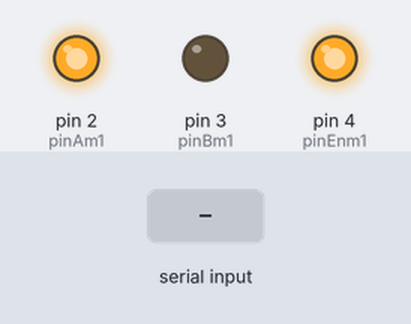
Simulated run of this sketch. Board: Arduino Uno, built with avr-gcc and run on an emulated ATmega328P. On the bench: output pins drawn as LEDs (lit = HIGH). Inputs (shaded band) come from the test bench. What the sketch prints to the serial monitor is not drawn.

Above: at 1.2 s.
1.3 s: "30,150\n" received over the second serial link
At 1.8 s:
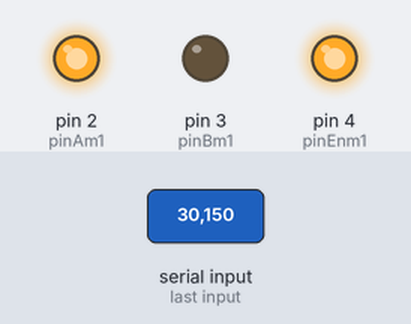
2.9 s: "90,45\n" received over the second serial link
At 3.3 s:
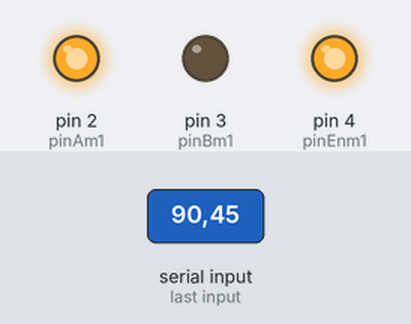
4.5 s: "5\n" received over the second serial link
At 5.5 s:
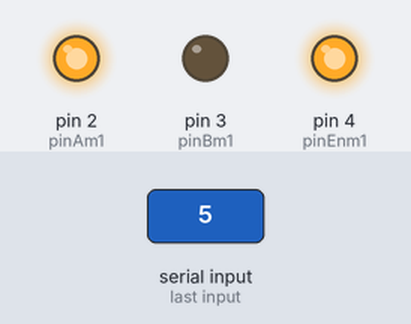
6.0 s: "200\n" received over the second serial link
At 6.7 s:
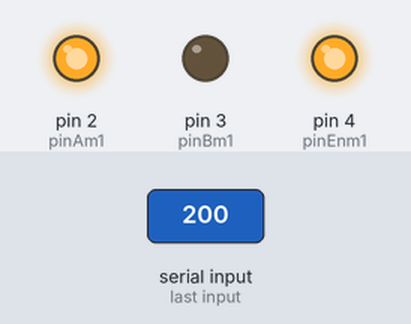
Timing chart, 0 to 8.5 s (numbered marks = the images above; inputs shaded):
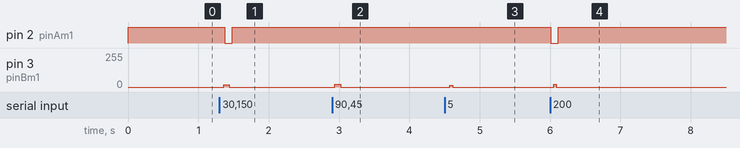

The sketch:

servoControl.ino
```cpp
#include <SoftwareSerial.h>

int pinAm1 = 2;
int pinBm1 = 3;
int pinEnm1 = 4;

int led = 13;
char in;
int steps = 226;
int dir;
int dis;
int len;
int moveM;
int pulseDelay;

int bluetoothTx = 9;  // TX-O pin of bluetooth mate
int bluetoothRx = 10;  // RX-I pin of bluetooth mate

SoftwareSerial bluetooth(bluetoothTx, bluetoothRx);

void setup() {
  Serial.begin(9600);
  pinMode(pinAm1, OUTPUT);
  pinMode(pinBm1, OUTPUT);
  pinMode(pinEnm1, OUTPUT);

  digitalWrite(pinEnm1, HIGH);

//  bluetooth.begin(115200); // The Bluetooth Mate defaults to 115200bps
//  bluetooth.print("$"); // Print three times individually
//  bluetooth.print("$");
//  bluetooth.print("$"); // Enter command mode
//  delay(100); // Short delay, wait for the Mate to send back CMD
//  bluetooth.println("U,19.2,N"); // Temporarily Change the baudrate to 9600, no parity
//  // 115200 can be too fast at times for NewSoftSerial to relay the data reliably
  bluetooth.begin(57600); // Start bluetooth serial at 9600
  bluetooth.setTimeout(50);
}

void loop() {

  // BLUETOOTH CONFIGURATION
  if(bluetooth.available() > 0)  // If the bluetooth sent any characters
  {
//    Serial.println(bluetooth.parseInt());;
    // Send any characters the bluetooth prints to the serial monitor
    in = bluetooth.parseInt();
    Serial.println(in);
//    delay(80);
  }

//  //  WIRED SERIAL CONNECTION
//  if (Serial.available() > 0) {
//    in = Serial.parseInt();
//    Serial.println(in);
//  }

  if (in < 0) {
    dir = 0;
    dis = round(in*(-.01)*steps);
  }

  else {
    dir = 1;
    dis = round(in*.01*steps);
  }

  // len = (int) dis;
  if (dis == 0) {
    delayMicroseconds(2660);
  }
  pulse(dis, dir, 1);

  delay(50);
    in = 0;
}


void pulse(int steps, int direction, int speed) {

  pulseDelay = 2660/steps;

  digitalWrite(pinAm1, direction);
  if (speed == 0) {
    digitalWrite(pinEnm1, LOW);
    delay(10);
    digitalWrite(pinEnm1, HIGH);

  }
  for (int i = 0; i < steps; i=i+1) {
    digitalWrite(pinBm1, HIGH);
    delayMicroseconds(pulseDelay);
    digitalWrite(pinBm1, LOW);
  }
}
```

Measured:
- after the input at 1.3 s, pin 2 (pinAm1): HIGH → LOW after 0.07 s, → HIGH 0.11 s later; pin 3 (pinBm1): 0/255 → 18/255 after 0.06 s, → 0/255 0.08 s later
- after the input at 2.9 s, pin 3 (pinBm1): 0/255 → 22/255 at once, → 0/255 0.08 s later
- after the input at 4.5 s, pin 3 (pinBm1): 0/255 → 14/255 after 0.08 s, → 0/255 0.04 s later
- after the input at 6.0 s, pin 2 (pinAm1): HIGH → LOW at once, → HIGH 0.11 s later; pin 3 (pinBm1): 0/255 → 19/255 after 0.05 s, → 0/255 0.04 s later
